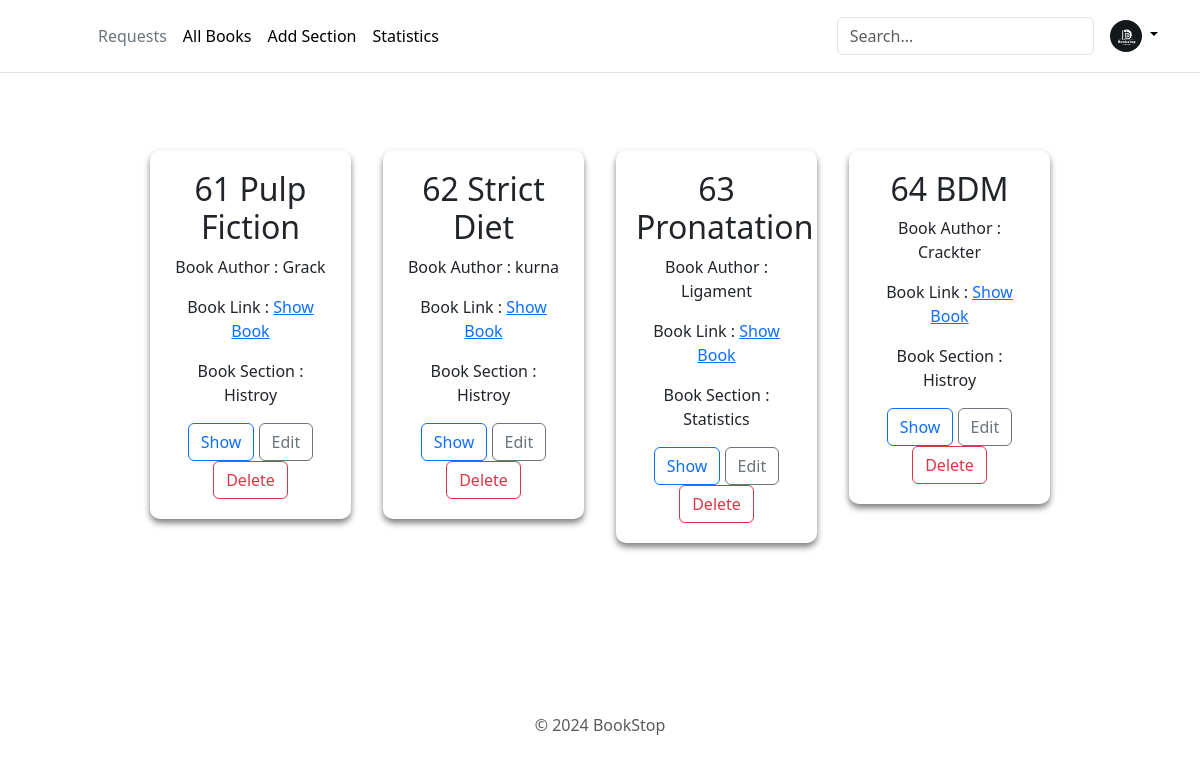
Before: /showBooks with the older database file.
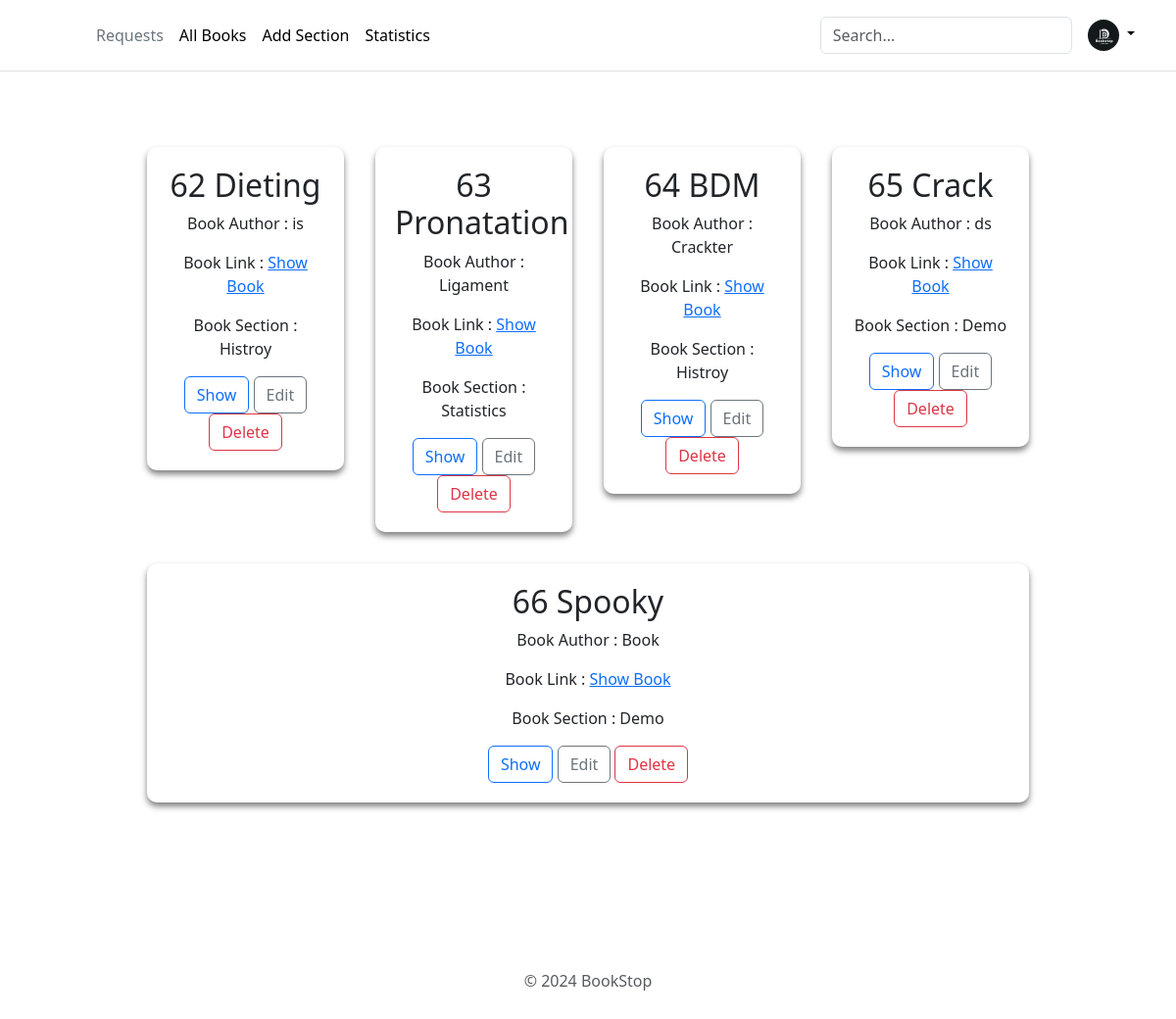
After: the same page with the newer database file.
### app.py (models this page shows)
class Books(db.Model):
    __tablename__ = 'books'
    BookId = db.Column(db.Integer, autoincrement=True, primary_key=True)
    SectionId = db.Column(db.Integer, db.ForeignKey('section.SectionId'), nullable=False)
    Title = db.Column(db.String(50), nullable=False)
    Author = db.Column(db.String(50), nullable=False)
    Content = db.Column(db.Text)
    ImageLink = db.Column(db.String(255))

### app.py (the view)
@app.route("/showBooks", methods = ["GET","POST"])
def showBooks():
    if request.method == 'POST':
        data = request.form.to_dict()
        f = request.files['file']
        new_filename = (data['Book-Title']+"_"+data['Author']+".pdf").replace(" ","_")
        file_path = os.path.join("books", new_filename)
        f.save(file_path)
        print(data)
        books = Books(SectionId = data['book_section'],Title=data['Book-Title'],Author=data['Author'],Content=data['Content'], ImageLink=new_filename)
        db.session.add(books)
        db.session.commit()
        print(data)
        bookSec = BookSection.query.all()
        return render_template("showBooks.html", books=bookSec)
    else:
        bookSec = BookSection.query.all()
        return render_template("showBooks.html", books=bookSec)

### templates/showBooks.html (shortened to what this page needs)
<!DOCTYPE html>
<html lang="en">
  <head>
    <link rel="stylesheet" href="/static/add-section.css" />
    {% include 'bootstrap.html' %}
  </head>
  <body>
    <div>
      {% include 'headerAdmin.html' %}
      <div>
        <div class="main-container">
          {% for book in books %}
          <div class="section-container" id="1">
            <h2>{{book.Books_BookId}} {{book.Books_Title}}</h2>
            <p>Book Author : {{book.Books_Author}}</p>
            <p>
              Book Link :
              <a
                href="{{ url_for('download_book', filename=book.Books_ImageLink) }}"
                >Show Book</a
              >
            </p>
            <div>
              <p>Book Section : {{book.Section_Title}}</p>
            </div>
            <button
              type="button"
              id="showBook{{book.BookId}}"
              class="btn btn-outline-primary"
            >
              Show
            </button>
            <button
              type="button"
              id="editBooks{{book.Books_BookId}}"
              class="btn btn-outline-secondary"
            >
              Edit
            </button>
            <form
              action="{{ url_for('deleteBook', bookId=book.Books_BookId) }}"
              method="post"
              style="display: inline"
            >
              <button type="submit" class="btn btn-outline-danger">
                Delete
              </button>
            </form>
          </div>
          {% endfor %}
        </div>
        {% include 'footer.html' %}
      </div>
    </div>
  </body>
</html>

### templates/bootstrap.html (shortened to what this page needs)
<link
  href="https://cdn.jsdelivr.net/npm/bootstrap@5.3.2/dist/css/bootstrap.min.css"
  rel="stylesheet"
/>

### templates/headerAdmin.html (shortened to what this page needs)
<header class="p-3 mb-1 border-bottom">
  <div class="container">
    <div
      class="d-flex flex-wrap align-items-center justify-content-center justify-content-lg-start"
    >
      <a
        href="/"
        class="d-flex align-items-center mb-2 mb-lg-0 link-body-emphasis text-decoration-none"
      >
        <svg
          class="bi me-2"
          width="40"
          height="32"
          role="img"
          aria-label="Bootstrap"
        >
          <use xlink:href="#bootstrap" />
        </svg>
      </a>
      <ul
        class="nav col-12 col-lg-auto me-lg-auto mb-2 justify-content-center mb-md-0"
      >
        <li>
          <a href="/requestedBooks" class="nav-link px-2 link-secondary"
            >Requests</a
          >
        </li>
        <li>
          <a href="/showBooks" class="nav-link px-2 link-body-emphasis"
            >All Books</a
          >
        </li>
        <li>
          <a href="/add-section" class="nav-link px-2 link-body-emphasis"
            >Add Section</a
          >
        </li>
        <li>
          <a href="adminStats" class="nav-link px-2 link-body-emphasis"
            >Statistics</a
          >
        </li>
      </ul>
      <form class="col-12 col-lg-auto mb-3 mb-lg-0 me-lg-3" role="search">
        <input
          type="search"
          class="form-control"
          placeholder="Search..."
          aria-label="Search"
        />
      </form>
      <div class="dropdown text-end">
        <a
          href="#"
          class="d-block link-body-emphasis text-decoration-none dropdown-toggle"
          data-bs-toggle="dropdown"
          aria-expanded="false"
        >
          <img
            src="/static/logo.jpg"
            alt="mdo"
            width="32"
            height="32"
            class="rounded-circle"
          />
        </a>
      </div>
    </div>
  </div>
</header>

### templates/footer.html
<div class="container">
  <footer class="py-3 my-4">
    <p class="text-center text-body-secondary">&copy; 2024 BookStop</p>
  </footer>
</div>

### static/add-section.css (style rules this page uses)
body { background-color: #2d2a2e; margin: 0; }
.main-container { display: flex; flex-wrap: wrap; padding: 130px; align-items: flex-start; gap: 2em; margin: 20px; }
.section-container { background-color: rgba(255, 255, 255, 0.1); backdrop-filter: blur(10px); border-radius: 10px; padding: 20px 20px; box-shadow: 0 4px 6px rgba(0, 0, 0, 0.5); text-align: center; width: 20%; flex-grow: 1; }
header { position: fixed; top: 0; left: 0; width: 100%; background-color: rgba(255, 255, 255, 0.9); z-index: 2; }
input, textarea { width: 100%; padding: 8px; border-radius: 4px; border: solid 1px #0d6efd; color: #000; }
input, textarea { margin-bottom: 20px; }

Changed rows visible on the page:
removed Books: Books_BookId "61", Books_Title "Pulp Fiction", Books_Author "Grack", Section_Title "Histroy"
changed Books id 62: Books_Title "Strict Diet" → "Dieting"; Books_Author "kurna" → "is"
added Books: Books_BookId "65", Books_Title "Crack", Books_Author "ds", Section_Title "Demo"
added Books: Books_BookId "66", Books_Title "Spooky", Books_Author "Book", Section_Title "Demo"
